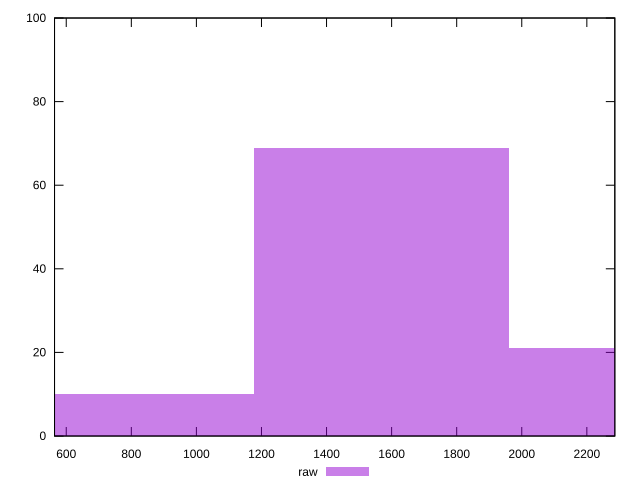

This chart was generated by the following gnuplot code:
reset

$raw <<EOF
784.1643856205337 10
1568.3287712410674 69
2352.493156861601 21
EOF

set key outside below
set boxwidth 784.1643856205337
set xrange [564:2286]
set yrange [0:100]
set trange [0:100]
set style fill transparent solid 0.5 noborder
set terminal svg size 640, 490 enhanced background rgb 'white'
set output "reports/report_00027_2021-02-24T12-40-31.850Z/render-blocking-resources/samples/astro/raw/histogram.svg"

plot $raw title "raw" with boxes

reset
